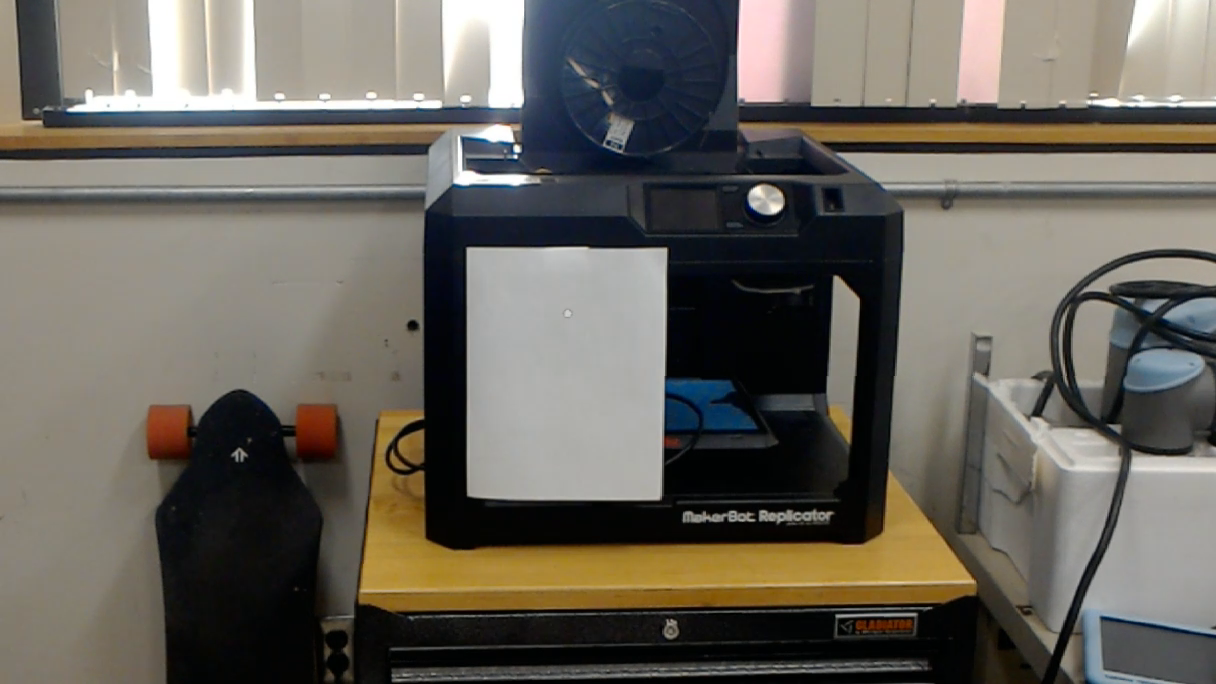
#> input picture frame 4 of CV/vid64.mp4, 1216 x 684 px, given in place of vid98.mp4, which was not available
$ python Calibration.py   (older library calls are emulated)
#> lines starting #> are read from the running program, lines starting #| are printed output that depends on the picture; after the words box and inside, x2 and y2 are one past the last pixel; in counts of white or black regions, pixels touching at a corner belong together; pictures that were not available may be replaced by others from this repository, and a replacement may not be noted
import cv2
import numpy as np
import imutils

# Known variables
KNOWN_DISTANCE = 98
KNOWN_WIDTH = 8
FLTotal = 0
index = 0
focal_length = 0

# Mock Isolation
def region(img, vertices):
    mask = np.zeros((img.shape[0], img.shape[1]))
    cv2.fillConvexPoly(mask, vertices, 1)
    mask = mask.astype(np.bool)
    out = np.zeros_like(img)
    out[mask] = img[mask]
    return out

# Video Capture
cap = cv2.VideoCapture('vid98.mp4')

# while loop only runs for 15 good frames
while index<15:
    # taking the video frame by frame
    ret, img = cap.read()
#> img is the input picture: shape (684, 1216, 3); mean B, G, R 92.7, 101, 105.1
    # correction for the last frame of a video
    if img is None:
        break
    # dimensions of the frame used to create a mock isolation
    img_height = img.shape[0]
    img_width = img.shape[1]
    # mock isolation
    vert = [
        (0.1 * img_width, 0.1 * img_height),
        (0.1 * img_width, 0.9 * img_height),
        (0.9 * img_width, 0.9 * img_height),
        (0.9 * img_width, 0.1 * img_height)
    ]
    # edge detection
    gray_img = cv2.cvtColor(img, cv2.COLOR_BGR2GRAY)
    blur_img = cv2.GaussianBlur(gray_img, (5, 5), 0)
    edged_img = cv2.Canny(blur_img, 65, 120)
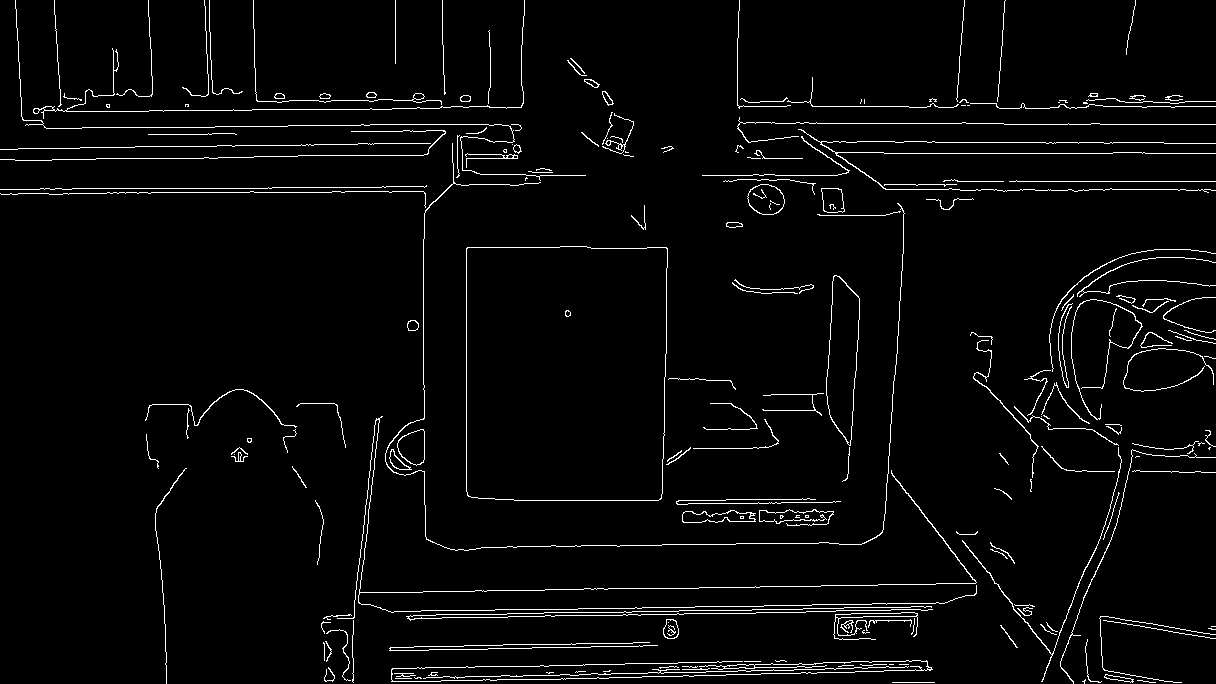
#> edged_img: shape (684, 1216); 3.2% white in thin lines or dots
    cropped_img = region(edged_img, np.array(vert, 'int32'))
#> in region, `cv2.fillConvexPoly(mask, vertices, 1)`:
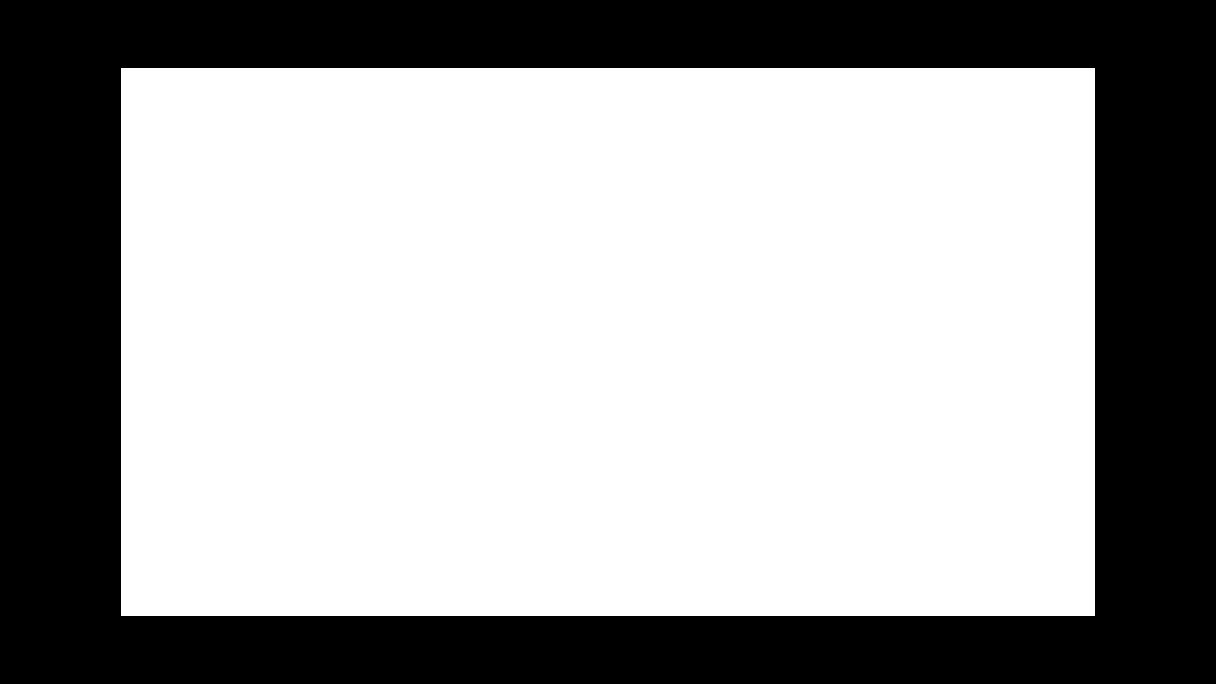
#> mask: shape (684, 1216) float64; values 0 (black) and 1 (white), 64.2% white; 1 black region, box (x1, y1, x2, y2) and area: (0, 0, 1216, 684) 297992
#> in region, `out[mask] = img[mask]`:
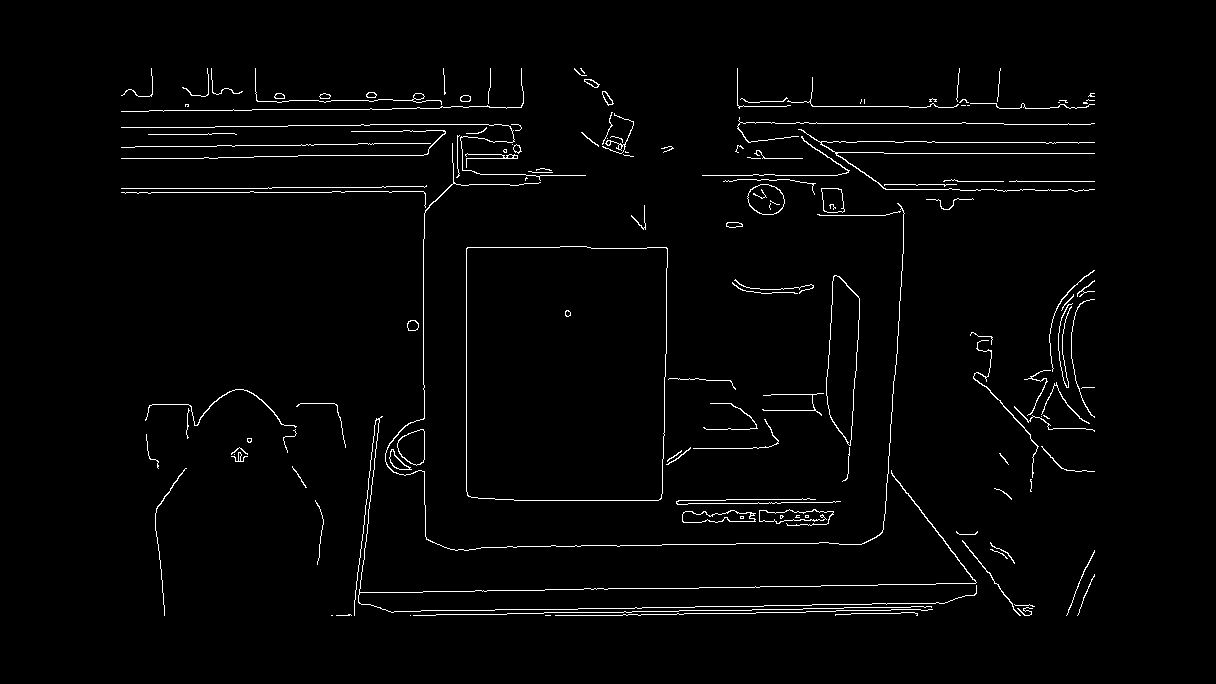
#> out: shape (684, 1216); 2% white in thin lines or dots, all inside (x1, y1, x2, y2) = (121, 68, 1095, 616)
    # finding width of the largest visible closed contour
    cnts = cv2.findContours(cropped_img.copy(), cv2.RETR_LIST, cv2.CHAIN_APPROX_SIMPLE)
#> cnts = 175 contours, 123 with area under 20; largest, box (x1, y1, x2, y2) and area: (466, 246, 668, 501) 50107, (466, 246, 668, 501) 50101, (826, 275, 860, 446) 3950, (826, 275, 860, 446) 3911, (747, 184, 785, 215) 868
    cnts = imutils.grab_contours(cnts)
    choice = max(cnts, key=cv2.contourArea)
#> choice = contour of 43 points, box (x1, y1, x2, y2) (466, 246, 668, 501), area 50107
    area_choice = cv2.minAreaRect(choice)
#> area_choice = ((566.5, 373), (254, 201), -90)

    # focal length calculation
    fl_old = focal_length
    focal_length = (area_choice[1][0] * KNOWN_DISTANCE) / KNOWN_WIDTH
#> focal_length = 3111.5
    # ignores random spikes in value due to bad video quality
    if (focal_length < 2*fl_old) & (focal_length > 0.5*fl_old):
        print("fl: ", focal_length)
        FLTotal = FLTotal + focal_length
        # index only changes for good values
        index = index + 1

    # draws a box for us to see whats going on
    box = cv2.cv.BoxPoints(area_choice) if imutils.is_cv2() else cv2.boxPoints(area_choice)
#> box = ((667, 500), (466, 500), (466, 246), (667, 246))
    box = np.int0(box)
#> box = [[667, 500], [466, 500], [466, 246], [667, 246]]
    cv2.drawContours(img, [box], -1, (0, 255, 0), 2)
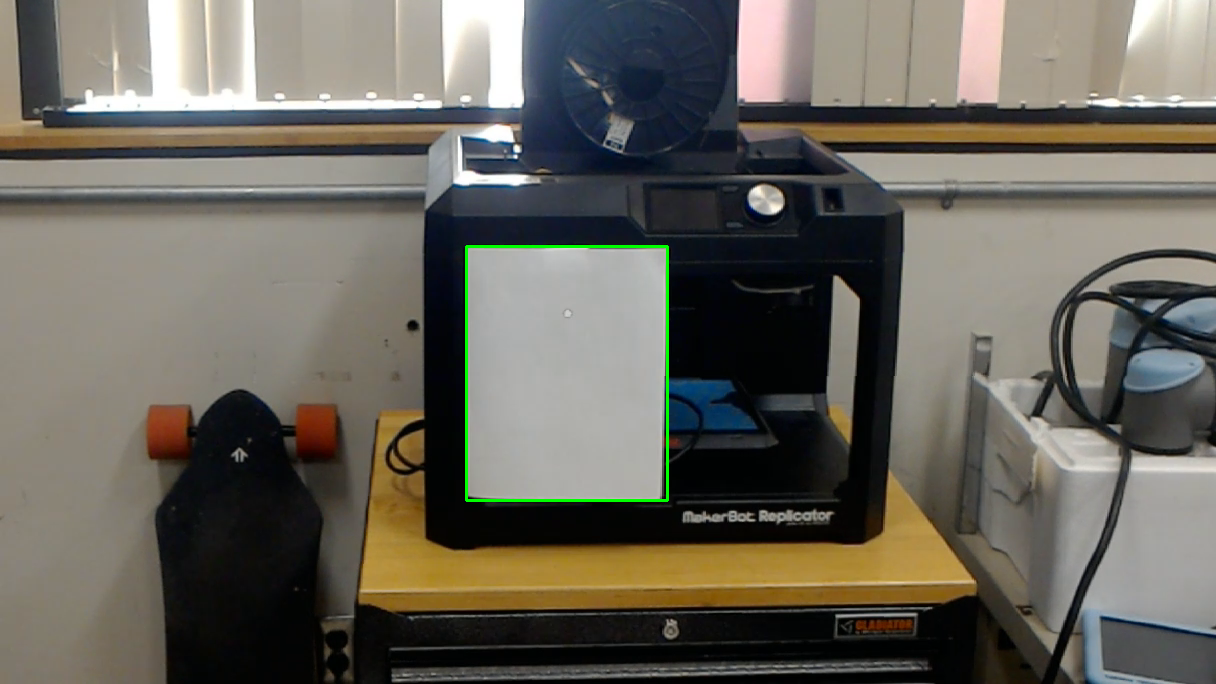
#> img: shape (684, 1216, 3); 0.33% of pixels changed, all inside (x1, y1, x2, y2) = (465, 245, 669, 502)
    cv2.imshow('img', img)
    if cv2.waitKey(1) & 0xFF == ord('q'):
#> (key q is pressed here)
        break

# gives us a average value for the focal length
#> (the run stopped early here; a loop or call above may not have finished)

$ run again, starting later in the video
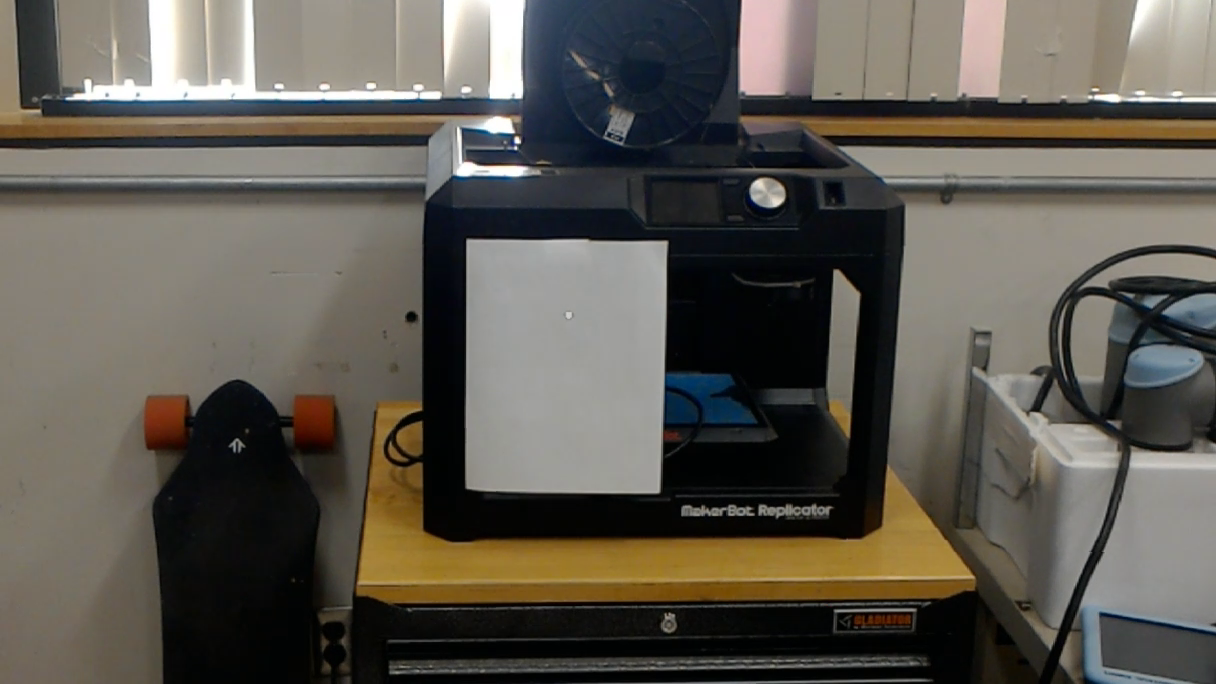
#> input picture frame 21 of CV/vid64.mp4, 1216 x 684 px, given in place of vid98.mp4, which was not available
#> img is the input picture: shape (684, 1216, 3); mean B, G, R 80.8, 89.1, 93.3
#> `edged_img = cv2.Canny(blur_img, 65, 120)`:
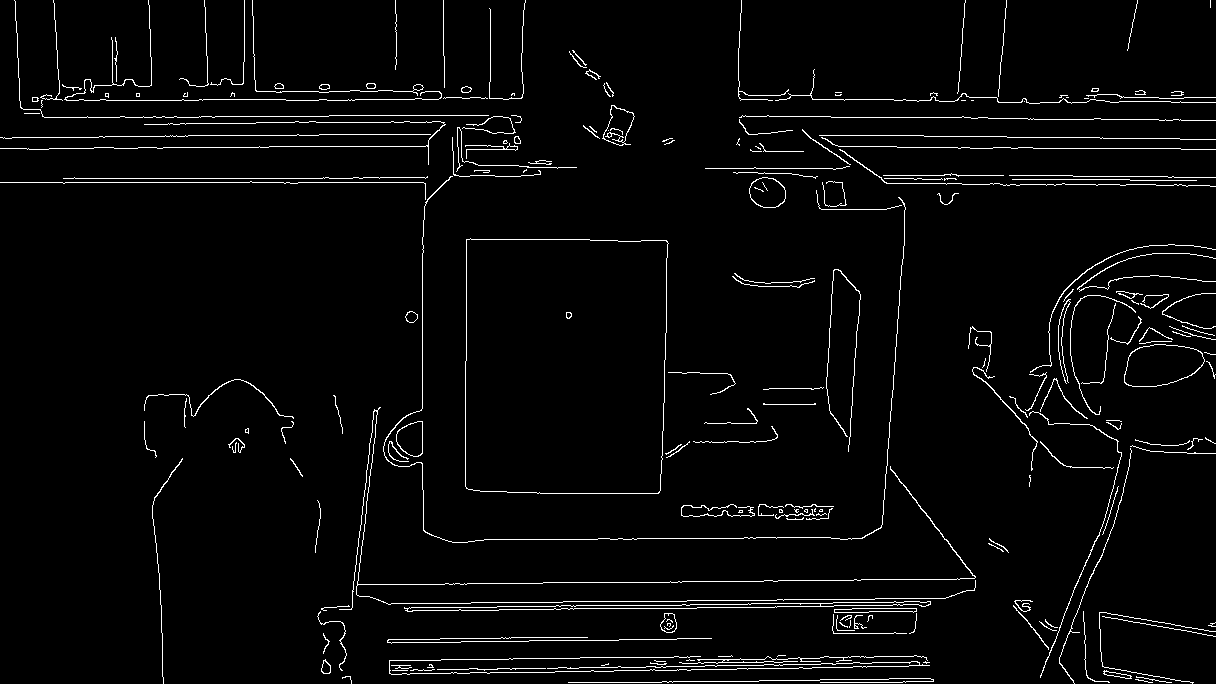
#> edged_img: shape (684, 1216); 3.1% white in thin lines or dots
#> out: shape (684, 1216); 2% white in thin lines or dots, all inside (x1, y1, x2, y2) = (121, 68, 1095, 616)
#> cnts = 178 contours, 132 with area under 20; largest, box (x1, y1, x2, y2) and area: (465, 238, 669, 494) 50207, (465, 238, 669, 494) 50203, (404, 601, 931, 612) 1615, (407, 603, 821, 612) 1275, (749, 177, 786, 208) 865
#> choice = contour of 55 points, box (x1, y1, x2, y2) (465, 238, 669, 494), area 50207
#> area_choice = ((565.9, 366), (254.4, 202), -89.52)
#> focal_length = 3116.7
#> `box = cv2.cv.BoxPoints(area_choice) if imutils.is_cv2() else cv2.boxPo..`: box = ((665.9, 494.1), (463.9, 492.4), (466, 238), (668, 239.7))
#> `box = np.int0(box)`: box = [[665, 494], [463, 492], [466, 237], [668, 239]]
#> `cv2.drawContours(img, [box], -1, (0, 255, 0), 2)`:
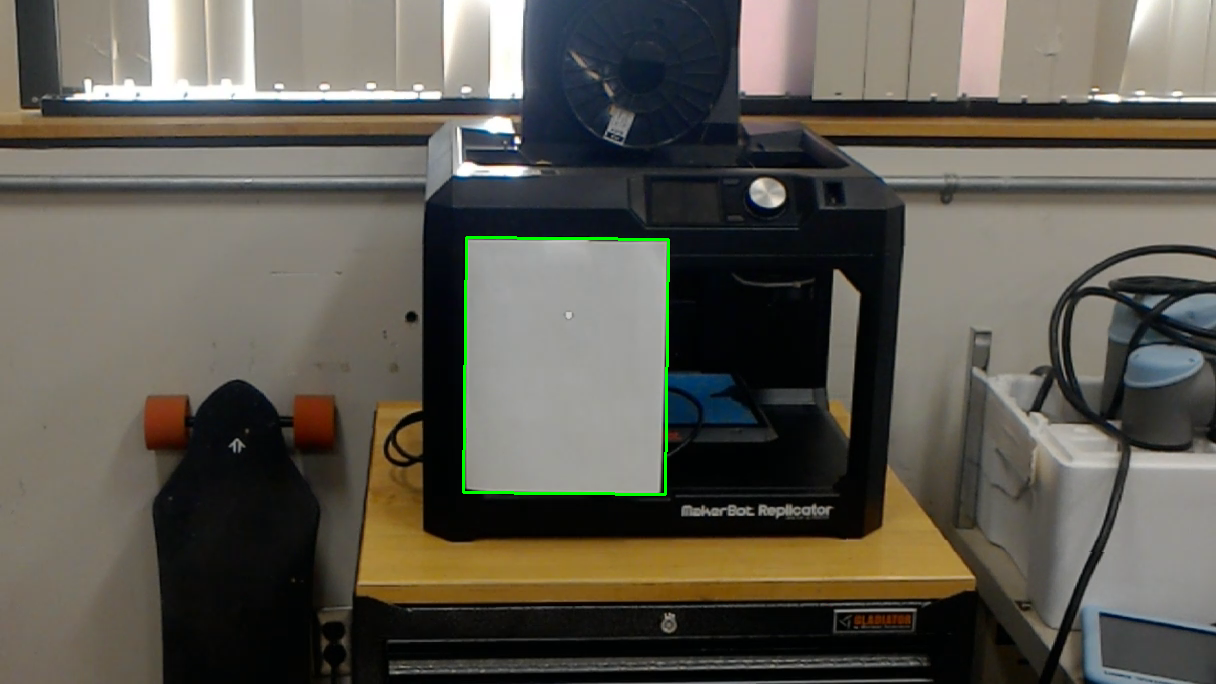
#> img: shape (684, 1216, 3); 0.33% of pixels changed, all inside (x1, y1, x2, y2) = (462, 236, 670, 496)
